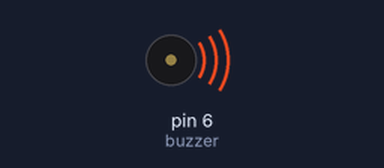
This sketch was run on a simulated Arduino Uno, built with avr-gcc and run on an emulated ATmega328P. Shown: buzzer (waves = sounding, pin HIGH).

Above: at 0.2 s.
Timing chart, 0 to 3.0 s (numbered marks = the images above):
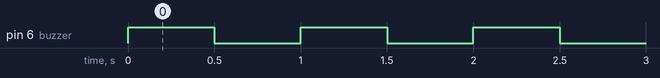

The sketch:

sketch_oct27b.ino
```cpp
const int button = 7;
const int buzzer = 6;

void setup() {
  // put your setup code here, to run once:
  pinMode(button, INPUT);
  pinMode(buzzer, OUTPUT);
}

void loop() {
  unsigned char i; // definuj proměnnou
  while (1) {
    // generace frekvence
    for (i = 0; i < 5; i++) {
      digitalWrite(buzzer, HIGH);
      delay(500); // počkat 1ms
      digitalWrite(buzzer, LOW);
      delay(500); // počkat 1ms
    }
  }
}
```

Measured:
- by itself, pin 6 (buzzer): alternates HIGH for 0.50 s and LOW for 0.50 s
